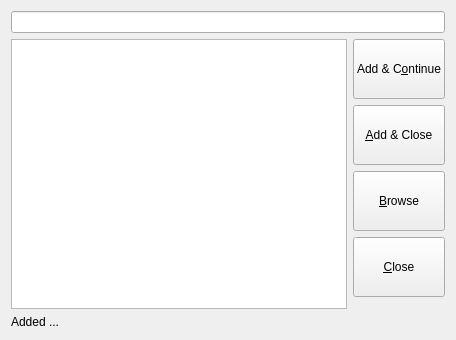
<?xml version="1.0" encoding="UTF-8"?>
<ui version="4.0">
 <class>SearchWidget</class>
 <widget class="QWidget" name="SearchWidget">
  <property name="geometry">
   <rect>
    <x>0</x>
    <y>0</y>
    <width>456</width>
    <height>326</height>
   </rect>
  </property>
  <property name="windowTitle">
   <string>Form</string>
  </property>
  <layout class="QVBoxLayout" name="verticalLayout">
   <item>
    <widget class="QLineEdit" name="searchLine"/>
   </item>
   <item>
    <layout class="QVBoxLayout" name="vbox">
     <item>
      <layout class="QGridLayout" name="gridLayout">
       <item row="4" column="1">
        <widget class="QPushButton" name="closeBtn">
         <property name="sizePolicy">
          <sizepolicy hsizetype="Minimum" vsizetype="Expanding">
           <horstretch>0</horstretch>
           <verstretch>0</verstretch>
          </sizepolicy>
         </property>
         <property name="minimumSize">
          <size>
           <width>0</width>
           <height>60</height>
          </size>
         </property>
         <property name="maximumSize">
          <size>
           <width>16777215</width>
           <height>75</height>
          </size>
         </property>
         <property name="text">
          <string>&amp;Close</string>
         </property>
        </widget>
       </item>
       <item row="2" column="1">
        <widget class="QPushButton" name="addCloseBtn">
         <property name="sizePolicy">
          <sizepolicy hsizetype="Minimum" vsizetype="Expanding">
           <horstretch>0</horstretch>
           <verstretch>0</verstretch>
          </sizepolicy>
         </property>
         <property name="minimumSize">
          <size>
           <width>0</width>
           <height>60</height>
          </size>
         </property>
         <property name="maximumSize">
          <size>
           <width>16777215</width>
           <height>75</height>
          </size>
         </property>
         <property name="text">
          <string>&amp;Add &amp;&amp; Close</string>
         </property>
        </widget>
       </item>
       <item row="1" column="0" rowspan="6">
        <widget class="QListWidget" name="resultList">
         <property name="sizePolicy">
          <sizepolicy hsizetype="Expanding" vsizetype="Expanding">
           <horstretch>0</horstretch>
           <verstretch>0</verstretch>
          </sizepolicy>
         </property>
         <property name="verticalScrollBarPolicy">
          <enum>Qt::ScrollBarAsNeeded</enum>
         </property>
         <property name="horizontalScrollBarPolicy">
          <enum>Qt::ScrollBarAlwaysOff</enum>
         </property>
         <property name="verticalScrollMode">
          <enum>QAbstractItemView::ScrollPerPixel</enum>
         </property>
         <property name="horizontalScrollMode">
          <enum>QAbstractItemView::ScrollPerPixel</enum>
         </property>
        </widget>
       </item>
       <item row="1" column="1">
        <widget class="QPushButton" name="addContBtn">
         <property name="sizePolicy">
          <sizepolicy hsizetype="Minimum" vsizetype="Expanding">
           <horstretch>0</horstretch>
           <verstretch>0</verstretch>
          </sizepolicy>
         </property>
         <property name="minimumSize">
          <size>
           <width>0</width>
           <height>60</height>
          </size>
         </property>
         <property name="maximumSize">
          <size>
           <width>16777215</width>
           <height>75</height>
          </size>
         </property>
         <property name="text">
          <string>Add &amp;&amp; C&amp;ontinue</string>
         </property>
        </widget>
       </item>
       <item row="3" column="1">
        <widget class="QPushButton" name="browseBtn">
         <property name="sizePolicy">
          <sizepolicy hsizetype="Minimum" vsizetype="Expanding">
           <horstretch>0</horstretch>
           <verstretch>0</verstretch>
          </sizepolicy>
         </property>
         <property name="minimumSize">
          <size>
           <width>0</width>
           <height>60</height>
          </size>
         </property>
         <property name="maximumSize">
          <size>
           <width>16777215</width>
           <height>75</height>
          </size>
         </property>
         <property name="text">
          <string>&amp;Browse</string>
         </property>
        </widget>
       </item>
      </layout>
     </item>
     <item>
      <widget class="QLabel" name="infoLabel">
       <property name="enabled">
        <bool>true</bool>
       </property>
       <property name="sizePolicy">
        <sizepolicy hsizetype="Ignored" vsizetype="Preferred">
         <horstretch>1</horstretch>
         <verstretch>0</verstretch>
        </sizepolicy>
       </property>
       <property name="text">
        <string>Added ...</string>
       </property>
      </widget>
     </item>
    </layout>
   </item>
  </layout>
 </widget>
 <resources/>
 <connections>
  <connection>
   <sender>addContBtn</sender>
   <signal>clicked()</signal>
   <receiver>SearchWidget</receiver>
   <slot>addContinue()</slot>
   <hints>
    <hint type="sourcelabel">
     <x>411</x>
     <y>95</y>
    </hint>
    <hint type="destinationlabel">
     <x>5</x>
     <y>105</y>
    </hint>
   </hints>
  </connection>
  <connection>
   <sender>addCloseBtn</sender>
   <signal>clicked()</signal>
   <receiver>SearchWidget</receiver>
   <slot>addClose()</slot>
   <hints>
    <hint type="sourcelabel">
     <x>444</x>
     <y>157</y>
    </hint>
    <hint type="destinationlabel">
     <x>5</x>
     <y>187</y>
    </hint>
   </hints>
  </connection>
  <connection>
   <sender>closeBtn</sender>
   <signal>clicked()</signal>
   <receiver>SearchWidget</receiver>
   <slot>cancel()</slot>
   <hints>
    <hint type="sourcelabel">
     <x>444</x>
     <y>227</y>
    </hint>
    <hint type="destinationlabel">
     <x>449</x>
     <y>214</y>
    </hint>
   </hints>
  </connection>
  <connection>
   <sender>searchLine</sender>
   <signal>textChanged(QString)</signal>
   <receiver>SearchWidget</receiver>
   <slot>searchTextChanged(QString)</slot>
   <hints>
    <hint type="sourcelabel">
     <x>141</x>
     <y>23</y>
    </hint>
    <hint type="destinationlabel">
     <x>0</x>
     <y>52</y>
    </hint>
   </hints>
  </connection>
  <connection>
   <sender>browseBtn</sender>
   <signal>clicked()</signal>
   <receiver>SearchWidget</receiver>
   <slot>switchToBrowse()</slot>
   <hints>
    <hint type="sourcelabel">
     <x>408</x>
     <y>210</y>
    </hint>
    <hint type="destinationlabel">
     <x>4</x>
     <y>244</y>
    </hint>
   </hints>
  </connection>
 </connections>
 <slots>
  <slot>addContinue()</slot>
  <slot>addClose()</slot>
  <slot>cancel()</slot>
  <slot>searchTextChanged(QString)</slot>
  <slot>switchToBrowse()</slot>
 </slots>
</ui>
